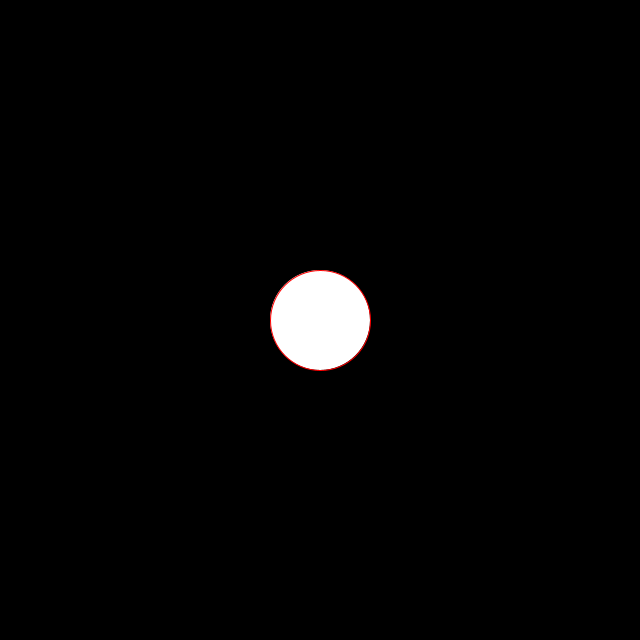
Frame 1 (no input)
Frame 60 (the mouse pressed at the canvas centre just before this capture): identical to frame 1, image omitted
Frame 120 (the mouse held since frame 60 and released just before this capture): identical to frame 1, image omitted

The Processing sketch that drew this single still picture (run headless with seeded random() and noise(); from frame 60 on, the mouse is pressed at the canvas centre):

// Processing sketch: sketch_02_firstStep
// ── sketch_02_firstStep.pde

int circle_radius = 100;

void setup(){
  size(640,640);
  stroke(255,0,0);
}

void draw(){
  background(0);
  ellipse(width/2,width/2, circle_radius, circle_radius);
}
